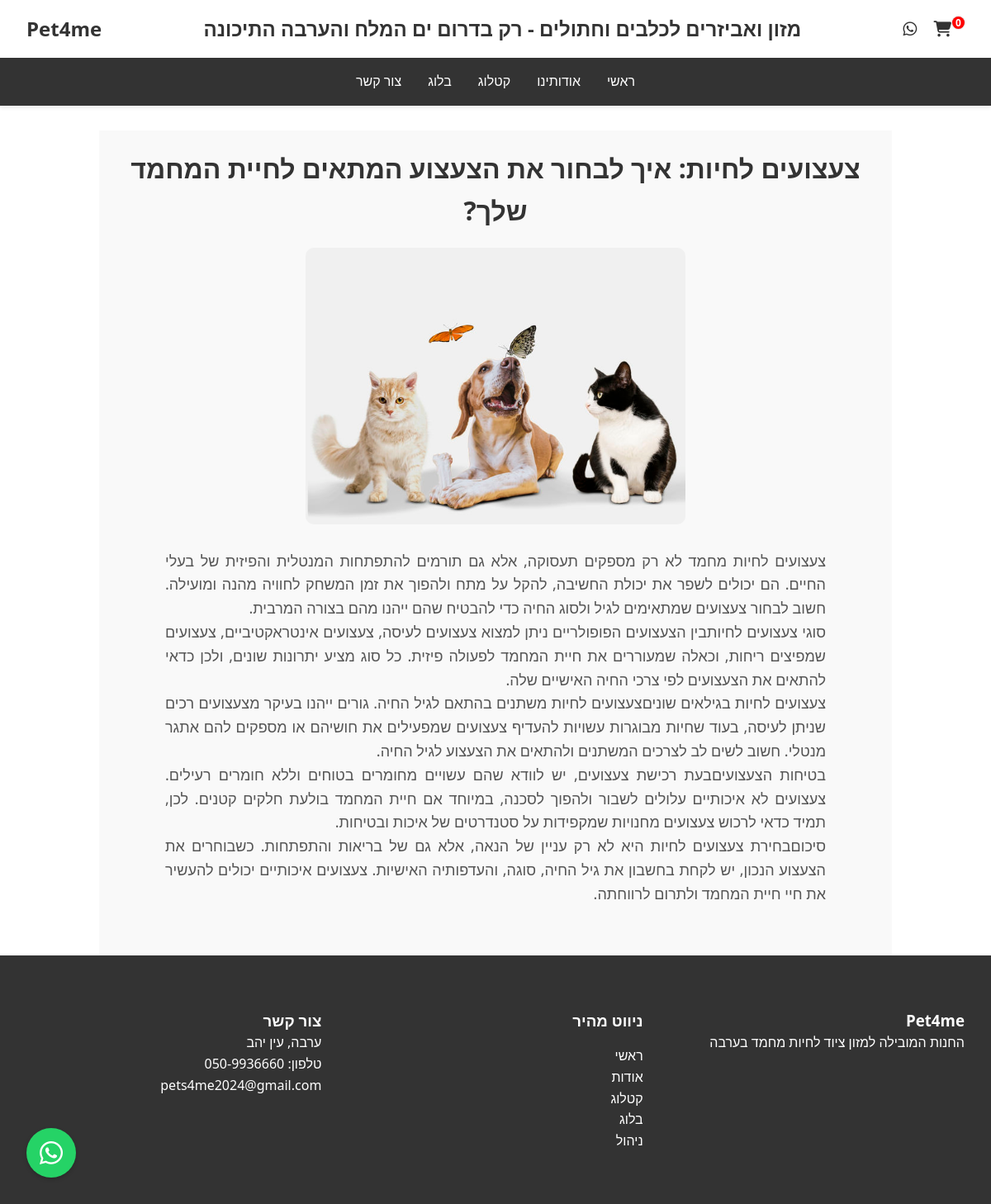
Page /article/5 on the committed database.
### tables this page shows
CREATE TABLE "blog" (
	"id"	INTEGER,
	"name"	TEXT,
	"summary"	TEXT,
	"image"	TEXT,
	"text"	TEXT,
	PRIMARY KEY("id")
);

### app.py (the view)
@app.route('/article/<int:id>', methods=['GET'])
def article(id):
    product_of_month = query("SELECT * FROM products WHERE monthlysale = 'כן' LIMIT 1")
    article = query(f"SELECT * FROM blog WHERE id = {id}")
    return render_template('article.html', product_of_month=product_of_month[0] if product_of_month else None,article= article[0])

### app.py (called while the page is built)
def query(sql: str = "", params: tuple = (), db_name=DATABASE_PATH):
    try:
        with sqlite3.connect(db_name) as conn:
            cur = conn.cursor()
            cur.execute(sql, params)  # Pass parameters to execute
            if sql.strip().lower().startswith('select'):
                return cur.fetchall()  # Fetch all results for SELECT queries
            conn.commit()
    except sqlite3.Error as e:
        print(f"Database error: {e}")
        return None
    except Exception as e:
        print(f"Error: {e}")
        return None

@app.context_processor
def inject_cart_length():
    len_product_in_cart = len(products_in_cart()[0]) if 'products_in_cart' in session else 0
    return dict(len_product_in_cart=len_product_in_cart)

### templates/article.html (shortened to what this page needs)
{% extends "new_base.html" %}
{% block article %}
<link rel="stylesheet" href="/static/css/article.css">
<div class="article-container">
    <h1 class="article-title">{{ article[1] }}</h1>
    <img src="/static/uploads/blog/{{ article[3] }}" alt="{{ article[1] }}" class="article-image">
    <div class="article-text">
        {% for paragraph in article[4].split('|') %}
            <p>{{ paragraph }}</p>
        {% endfor %}
    </div>
</div>
{% endblock %}

### static/css/index.css (style rules this page uses)
* { margin: 0; padding: 0; box-sizing: border-box; }
body { font-family: 'Segoe UI', Tahoma, Geneva, Verdana, sans-serif; line-height: 1.6; direction: rtl; }

### static/css/article.css (style rules this page uses)
.article-container { display: flex; flex-direction: column; align-items: center; padding: 20px; margin-top: 30px; background-color: #f9f9f9; max-width: 80%; margin-left: auto; margin-right: auto; }
.article-title { font-size: 32px; font-weight: bold; color: #333; text-align: center; margin-bottom: 20px; }
.article-image { width: 50%; height: auto; object-fit: cover; border-radius: 10px; margin-bottom: 30px; }
.article-text { font-size: 18px; color: #555; line-height: 1.6; max-width: 800px; margin-bottom: 40px; text-align: justify; }

### rows in the picture
blog: name "צעצועים לחיות: איך לבחור את הצעצוע המתאים לחיית המחמד שלך?", image (picture)

### other values in the picture
{{ len_product_in_cart }} "0"
